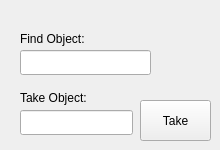
    <widget class="QWidget" name="tabSimpleTasks">
     <attribute name="title">
      <string>Simple Tasks</string>
     </attribute>
     <widget class="QLineEdit" name="tksTxtTakeObject">
      <property name="geometry">
       <rect>
        <x>20</x>
        <y>110</y>
        <width>113</width>
        <height>25</height>
       </rect>
      </property>
     </widget>
     <widget class="QLabel" name="label_6">
      <property name="geometry">
       <rect>
        <x>20</x>
        <y>90</y>
        <width>111</width>
        <height>16</height>
       </rect>
      </property>
      <property name="text">
       <string>Take Object:</string>
      </property>
     </widget>
     <widget class="QPushButton" name="tksBtnTakeObject">
      <property name="geometry">
       <rect>
        <x>140</x>
        <y>100</y>
        <width>71</width>
        <height>41</height>
       </rect>
      </property>
      <property name="text">
       <string>Take</string>
      </property>
     </widget>
     <widget class="QLabel" name="label_13">
      <property name="geometry">
       <rect>
        <x>20</x>
        <y>30</y>
        <width>131</width>
        <height>17</height>
       </rect>
      </property>
      <property name="text">
       <string>Find Object:</string>
      </property>
     </widget>
     <widget class="QLineEdit" name="visTxtFindObject">
      <property name="geometry">
       <rect>
        <x>20</x>
        <y>50</y>
        <width>131</width>
        <height>25</height>
       </rect>
      </property>
     </widget>
    </widget>
